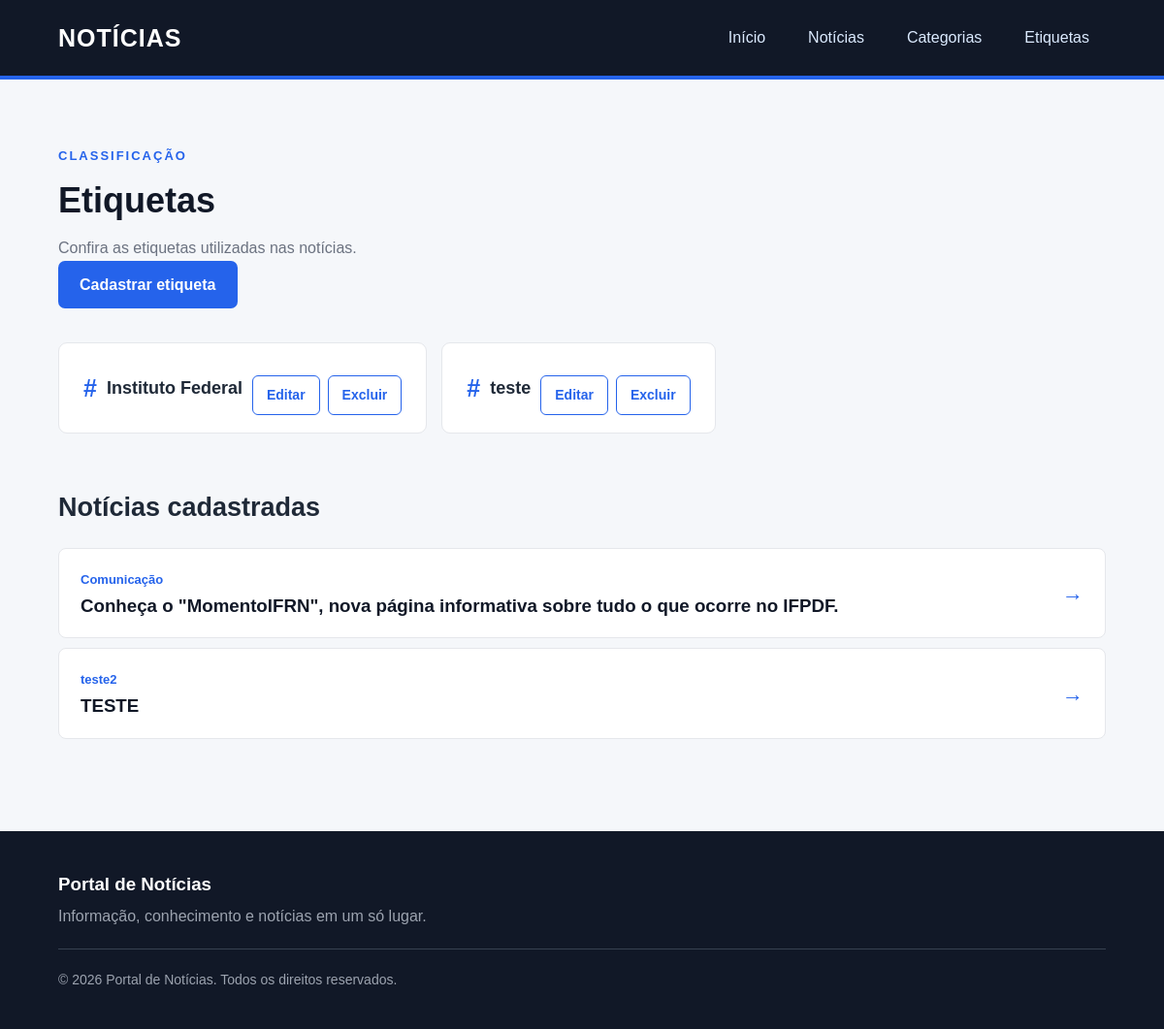
Screenshot of /noticias/lista_tags/ with the database file from the repository.
### noticias/models.py (models this page shows, shortened)
class Tag(models.Model):
    titulo = models.CharField(max_length=50)

class Noticia(models.Model):
    manchete = models.CharField(max_length=200)
    detalhamento = models.TextField()
    categoria = models.ForeignKey(Categoria, on_delete=models.PROTECT, related_name='noticias')
    tags = models.ManyToManyField('Tag', related_name='noticias')

class Categoria(models.Model):
    nome = models.CharField(max_length=100)

### noticias/views.py (the view)
# urls.py: path('lista_tags/', views.lista_tags, name='lista_tags'),
def lista_tags(request):
    tags = Tag.objects.all()
    noticias = Noticia.objects.all()
    return render(request, 'noticias/lista_tags.html', {'tags': tags, 'noticias': noticias})

### noticias/templates/noticias/lista_tags.html (shortened to what this page needs)
{% extends 'base.html' %}
{% block content %}
<section class="pagina">
    <div class="titulo-pagina">
        <span>CLASSIFICAÇÃO</span>
        <h1>Etiquetas</h1>
        <p>
            Confira as etiquetas utilizadas nas notícias.
        </p>
        <a href="{% url 'cadastrar_tag' %}" class="botao-principal">
            Cadastrar etiqueta
        </a>
    </div>
    <div class="grid-tags">
        {% for tag in tags %}
            <div class="card-tag">
                <span class="tag-grande">
                    #
                </span>
                <h2>
                    {{ tag.titulo }}
                </h2>
                <div class="acoes-tag">
                    <a href="{% url 'editar_tag' tag.id %}">
                        Editar
                    </a>
                    <a href="{% url 'excluir_tag' tag.id %}">
                        Excluir
                    </a>
                </div>
            </div>
        {% endfor %}
    </div>
    <div class="subtitulo">
        <h2>Notícias cadastradas</h2>
    </div>
    <div class="lista-simples">
        {% for noticia in noticias %}
            <a
                href="{% url 'detalhes_noticia' noticia.id %}"
                class="item-lista"
            >
                <div>
                    <span>
                        {{ noticia.categoria.nome }}
                    </span>
                    <h3>
                        {{ noticia.manchete }}
                    </h3>
                </div>
                <strong>→</strong>
            </a>
        {% empty %}
            <p>Nenhuma notícia cadastrada.</p>
        {% endfor %}
    </div>
</section>
{% endblock %}

### static/css/style.css (style rules this page uses)
* { margin: 0; padding: 0; box-sizing: border-box; }
body { font-family: Arial, Helvetica, sans-serif; background: #f5f7fa; color: #1f2937; line-height: 1.6; }
a { text-decoration: none; color: inherit; }
.botao-principal, .botao-secundario { display: inline-block; padding: 12px 22px; border-radius: 7px; font-weight: bold; transition: 0.2s; }
.botao-principal { background: #2563eb; color: white; }
.secao, .pagina { width: 90%; max-width: 1200px; margin: 0 auto; padding: 65px 0; }
.titulo-secao, .titulo-pagina { margin-bottom: 35px; }
.titulo-secao span, .titulo-pagina span { color: #2563eb; font-size: 13px; font-weight: bold; letter-spacing: 2px; }
.titulo-secao h2, .titulo-pagina h1 { color: #111827; font-size: 36px; margin-top: 5px; }
.titulo-secao p, .titulo-pagina p { color: #6b7280; margin-top: 8px; }
.grid-tags { display: flex; flex-wrap: wrap; gap: 15px; }
.card-tag { background: white; border: 1px solid #e5e7eb; border-radius: 9px; padding: 18px 25px; display: flex; align-items: center; gap: 10px; }
.tag-grande { color: #2563eb; font-size: 25px; font-weight: bold; }
.card-tag h2 { font-size: 18px; }
.acoes-categoria, .acoes-tag { display: flex; align-items: center; flex-wrap: wrap; gap: 8px; margin-top: 15px; }
.acoes-categoria a, .acoes-tag a { display: inline-block; padding: 8px 14px; border: 1px solid #2563eb; border-radius: 6px; color: #2563eb; font-size: 14px; font-weight: bold; text-decoration: none; transition: 0.2s; }
.card-tag { flex-wrap: wrap; }
.subtitulo { margin-top: 55px; margin-bottom: 20px; }
.subtitulo h2 { font-size: 27px; }
.lista-simples { display: flex; flex-direction: column; gap: 10px; }
.item-lista { background: white; border: 1px solid #e5e7eb; border-radius: 8px; padding: 18px 22px; display: flex; justify-content: space-between; align-items: center; transition: 0.2s; }
.item-lista span { color: #2563eb; font-size: 13px; font-weight: bold; }
.item-lista h3 { color: #111827; }
.item-lista strong { color: #2563eb; font-size: 22px; }

### rows the page displays
Tag: titulo "Instituto Federal"
Tag: titulo "teste"
Noticia: categoria.nome "Comunicação", manchete "Conheça o \"MomentoIFRN\", nova página informativa sobre tudo o que ocorre no IFPDF."
Noticia: categoria.nome "teste2", manchete "TESTE"
